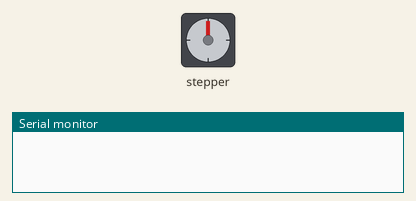
Recording of a sketch running on a simulated Arduino Uno, built with avr-gcc and run on an emulated ATmega328P. Parts: stepper motor, the last lines printed to the serial monitor. Stepper angles assume 2048 steps per turn.

Above: at 0.05 s.
At 1.5 s:
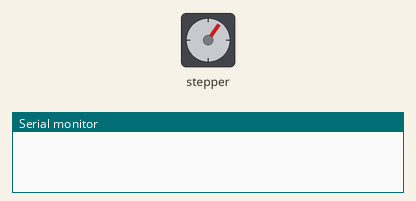
At 3.0 s:
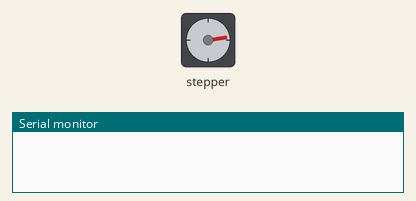
At 6.0 s:
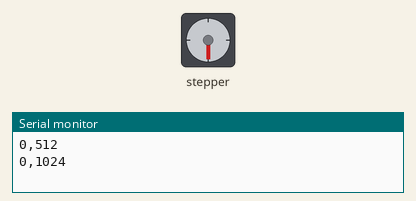
Timing chart, 0 to 7.8 s (numbered marks = the images above):
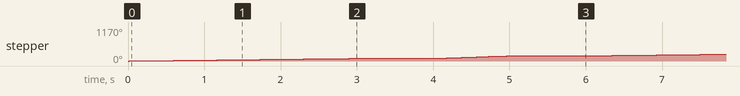

Measured:
- by itself, stepper: turns 90° clockwise in 3.0 s, then 90° clockwise in 1.0 s, repeating every 6.0 s

The sketch:

sketch_nov9a.ino
```cpp
#include <Stepper.h>
const int stepsPerRevolution = 2048;
Stepper myStepper(stepsPerRevolution,8,10,9,11);

long position = 0;
unsigned long previousMillis = 0;

void setup() {
  // put your setup code here, to run once:
  Serial.begin(9600);
  myStepper.setSpeed(5);
}

void loop() {
  // put your main code here, to run repeatedly:
  unsigned long currentMillis = millis();
  // Serial.print("Set speed to 5 RPM");
  myStepper.setSpeed(5);
  myStepper.step(stepsPerRevolution / 4);
  position += stepsPerRevolution / 4;
  Serial.print(currentMillis);
  Serial.print(",");
  Serial.println(position);
  delay(1000);

  //Serial.print("Increase speed to 15 RPM");
  myStepper.setSpeed(15);
  myStepper.step(stepsPerRevolution / 4);
  position += stepsPerRevolution / 4;
  Serial.print(currentMillis);
  Serial.print(",");
  Serial.println(position);
  delay(1000);
}
```
